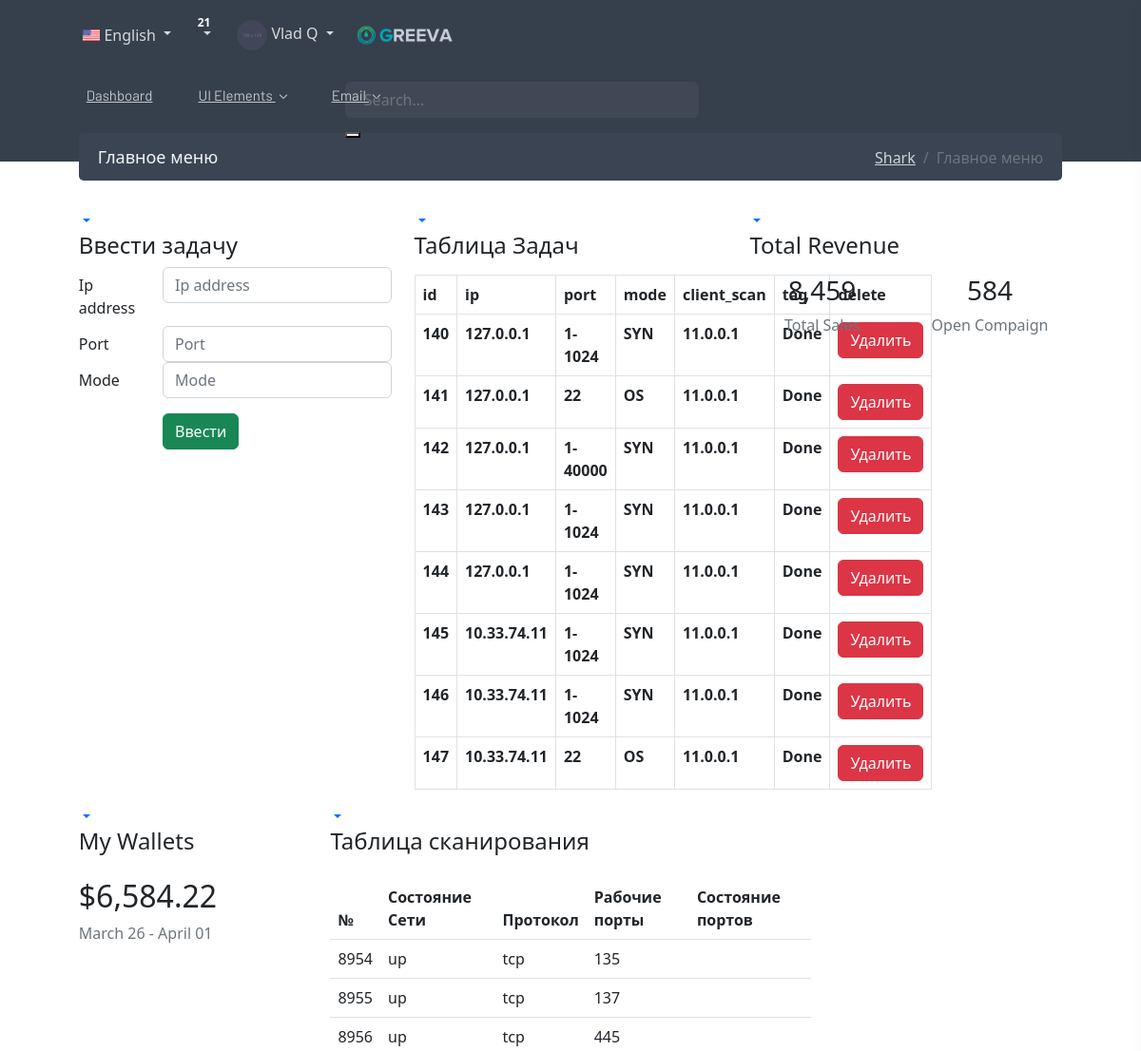
/index/ (signed in, upper part), run on an earlier commit of the app's database.
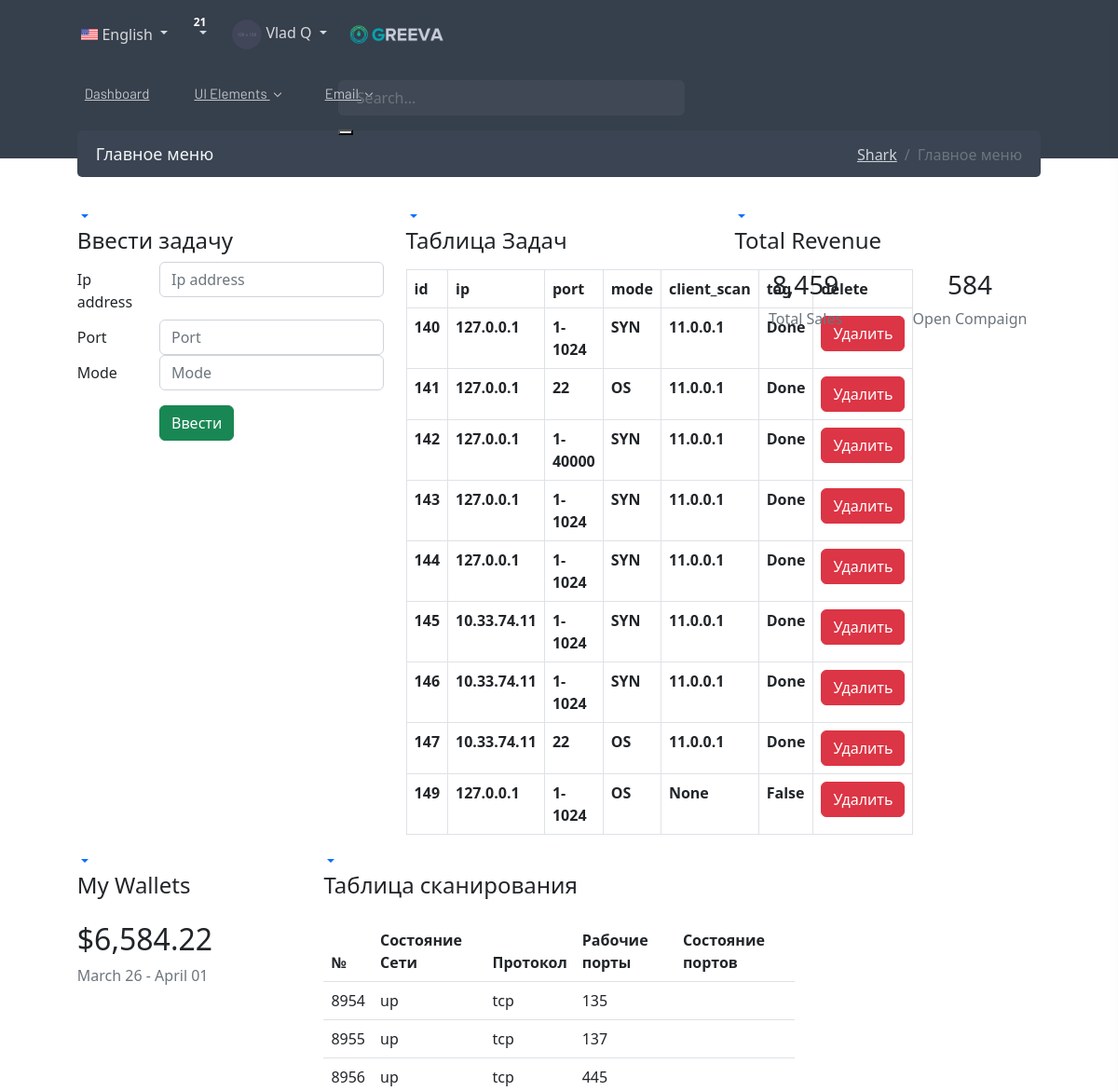
And on a later commit of the database.
### server/models.py (models this page shows)
class DataServer(models.Model):
    client = models.ForeignKey(ClientBD, on_delete=models.SET_NULL, null=True)
    tag = models.CharField(max_length=10, default=False)
    ip = models.CharField(max_length=20)
    port = models.CharField(max_length=20)
    mode = models.CharField(max_length=20)

class ClientBD(models.Model):
    ip_client = models.CharField(max_length=20)
    def __str__(self):
        return self.ip_client

class ScanInfo(models.Model):
    ip_status = models.CharField(max_length=20)
    protocols = models.CharField(max_length=20)
    open_ports = models.CharField(max_length=20)
    state = models.CharField(max_length=20)
    os_detection = models.CharField(max_length=20)
    vendor = models.CharField(max_length=20)
    os_family = models.CharField(max_length=20)
    osgen = models.CharField(max_length=20)

### server/views.py (the view, shortened to what this page needs)
# urls.py: path('index/', views.data, name = 'index'),
@login_required(redirect_field_name=None, login_url='/')
def data(request):
    query_results = ScanInfo.objects.all()
    data_serv = DataServer.objects.all()
    error = ''
    form = DataServerForm()
    tasks = {
        'form': form,
        'data_serv': data_serv,
        'error': error,
        'section': query_results,
    }
    return render(request, 'server/index.html', tasks)

### server/forms.py
class DataServerForm(ModelForm):
    class Meta:
        model = DataServer
        fields = ['ip', 'port', 'mode']
        widgets = {
            'ip': TextInput(attrs={
                'class': 'form-control',
                'placeholder': 'Ip address',
            }),
            'port': TextInput(attrs={
                'class': 'form-control',
                'placeholder': 'Port',
            }),
            'mode': TextInput(attrs={
                'class': 'form-control',
                'placeholder': 'Mode',
            })
        }

### server/templates/server/index.html (shortened to what this page needs)
{% load static %}
<!DOCTYPE html>
<html lang="en">
<head>
    <link href="{% static 'server/libs/jqvmap/jqvmap.min.css' %}" rel="stylesheet" />
    <link href="{% static 'server/libs/datatables/dataTables.bootstrap4.min.css' %}" rel="stylesheet" type="text/css" />
    <link href="{% static 'server/libs/datatables/responsive.bootstrap4.min.css' %}" rel="stylesheet" type="text/css" />
    <link href="{% static 'server/libs/datatables/buttons.bootstrap4.min.css' %}" rel="stylesheet" type="text/css" />
    <link href="{% static 'server/libs/datatables/select.bootstrap4.min.css' %}" rel="stylesheet" type="text/css" />
    <link href="{% static 'server/css/bootstrap.min.css' %}" rel="stylesheet" type="text/css" />
    <link href="{% static 'server/css/icons.min.css' %}" rel="stylesheet" type="text/css" />
    <link href="{% static 'server/css/app.min.css' %}" rel="stylesheet" type="text/css" />
</head>
<body>
    <header id="topnav">
        <div class="navbar-custom">
            <div class="container-fluid">
                <ul class="list-unstyled topnav-menu float-right mb-0">
                    <li class="dropdown d-none d-lg-block">
                        <a class="nav-link dropdown-toggle mr-0 waves-effect waves-light" data-toggle="dropdown"
                            href="#" role="button" aria-haspopup="false" aria-expanded="false">
                            <img src="{% static 'server/images/flags/us.jpg' %}" alt="user-image" class="mr-1"
                                height="12"> <span class="align-middle">English
                            </span>
                        </a>
                    </li>
                    <li class="dropdown notification-list">
                        <a class="nav-link dropdown-toggle waves-effect waves-light" data-toggle="dropdown" href="#"
                            role="button" aria-haspopup="false" aria-expanded="false">
                            <span class="badge badge-info noti-icon-badge">21</span>
                        </a>
                    </li>
                    <li class="dropdown notification-list">
                        <a class="nav-link dropdown-toggle nav-user mr-0 waves-effect waves-light"
                            data-toggle="dropdown" href="#" role="button" aria-haspopup="false" aria-expanded="false">
                            <img src="{% static 'server/images/users/avatar-4.jpg' %}" alt="user-image"
                                class="rounded-circle">
                            <span class="pro-user-name ml-1">
                                Vlad Q
                            </span>
                        </a>
                    </li>
                </ul>
                <ul class="list-unstyled menu-left mb-0">
                    <li class="float-left logo-box">
                        <a href="index.html" class="logo">
                            <span class="logo-lg">
                                <img src="{% static 'server/images/logo-light.png' %}" alt="" height="22">
                            </span>
                        </a>
                    </li>
                    <li class="app-search d-none d-md-block">
                        <form>
                            <input type="text" placeholder="Search..." class="form-control">
                            <button type="submit" class="sr-only"></button>
                        </form>
                    </li>
                </ul>
            </div>
        </div>
        <div class="topbar-menu">
            <div class="container-fluid">
                <div id="navigation">
                    <ul class="navigation-menu">
                        <li class="has-submenu">
                            <a href="index.html">
                                Dashboard
                            </a>
                        </li>
                        <li class="has-submenu">
                            <a href="#"> UI Elements <div class="arrow-down"></div>
                            </a>
                        </li>
                        <li class="has-submenu">
                            <a href="#">
                                Email <div class="arrow-down"></div></a>
                        </li>
                    </ul>
                    <div class="clearfix"></div>
                </div>
            </div>
        </div>
    </header>
    <div class="wrapper">
        <div class="container-fluid">
            <div class="page-title-box">
                <div class="page-title-right">
                    <ol class="breadcrumb m-0">
                        <li class="breadcrumb-item"><a href="javascript: void(0);">Shark</a></li>
                        <li class="breadcrumb-item active">Главное меню</li>
                    </ol>
                </div>
                <h4 class="page-title">Главное меню</h4>
            </div>
            <div class="row">
                <div class="col-xl-4">
                    <div class="card-box">
                        <div class="dropdown float-right">
                            <a href="#" class="dropdown-toggle arrow-none card-drop" data-toggle="dropdown"
                                aria-expanded="false">
                            </a>
                        </div>
                        <h4 class="header-title">Ввести задачу</h4>
                        <form class="form-horizontal" method="post" id="post-form">
                            <div id="result">
                                <div class="form-group row">
                                    <label class="col-sm-3 col-form-label">Ip address</label>
                                    <div class="col-sm-9">
                                        {{ form.ip }}
                                    </div>
                                </div>
                                <div class="form-group row">
                                    <label for="inputPassword3" class="col-sm-3 col-form-label">Port</label>
                                    <div class="col-sm-9">
                                        {{ form.port }}
                                    </div>
                                </div>
                                <div class="form-group row mb-3">
                                    <label class="col-sm-3 col-form-label">Mode</label>
                                    <div class="col-sm-9">
                                        {{ form.mode }}
                                    </div>
                                </div>
                            </div>
                            <div class="form-group mb-0 justify-content-end row">
                                <div class="col-sm-9">
                                    <button type="submit"
                                        class="btn btn-success waves-effect waves-light">Ввести</button>
                                </div>
                            </div>
                        </form>
                    </div>
                </div>
                <div class="col-xl-4">
                    <div class="card-box">
                        <div class="dropdown float-right">
                            <a href="#" class="dropdown-toggle arrow-none card-drop" data-toggle="dropdown"
                                aria-expanded="false">
                            </a>
                        </div>
                        <h4 class="header-title mb-3">Таблица Задач</h4>
                        <table class="table table-bordered dt-responsive nowrap" id="datatables">
                            <thead>
                                <tr>
                                    <th>id</th>
                                    <th>ip</th>
                                    <th>port</th>
                                    <th>mode</th>
                                    <th>client_scan</th>
                                    <th>tag</th>
                                    <th>delete</th>
                                </tr>
                            </thead>
                            <tbody>
                                {% for i in data_serv %}
                                <tr>
                                    <th>{{i.id}}</th>
                                    <th>{{i.ip}}</th>
                                    <th>{{i.port}}</th>
                                    <th>{{i.mode}}</th>
                                    <th>{{i.client}}</th>
                                    <th>{{i.tag}}</th>
                                    <th><a href="{% url 'delete' i.pk %}" class="btn btn-danger mx-auto">Удалить</a>
                                    </th>
                                </tr>
                                {% endfor %}
                            </tbody>
                        </table>
                    </div>
                </div>
                <div class="col-xl-4">
                    <div class="card-box">
                        <div class="dropdown float-right">
                            <a href="#" class="dropdown-toggle arrow-none card-drop" data-toggle="dropdown"
                                aria-expanded="false">
                            </a>
                        </div>
                        <h4 class="header-title mb-3">Total Revenue</h4>
                        <div class="row text-center">
                            <div class="col-6 mb-3">
                                <h3 class="font-weight-light">8,459</h3>
                                <p class="text-muted text-overflow">Total Sales</p>
                            </div>
                            <div class="col-6 mb-3">
                                <h3 class="font-weight-light">584</h3>
                                <p class="text-muted text-overflow">Open Compaign</p>
                            </div>
                        </div>
                        <div class="chartjs-chart conversion-chart">
                            <canvas id="conversion-chart"></canvas>
                        </div>
                    </div>
                </div>
            </div>
            <div class="row">
                <div class="col-xl-3">
                    <div class="card-box">
                        <div class="dropdown float-right">
                            <a href="#" class="dropdown-toggle arrow-none card-drop" data-toggle="dropdown"
                                aria-expanded="false">
                            </a>
                        </div>
                        <h4 class="header-title">My Wallets</h4>
                        <div class="my-4">
                            <h2 class="font-weight-normal mb-2">$6,584.22
                            </h2>
                            <p class="text-muted">March 26 - April 01</p>
                        </div>
                        <div class="mb-3 chartjs-chart dash-doughnut">
                            <canvas id="doughnut"></canvas>
                        </div>
                    </div>
                </div>
                <div class="col-xl-6">
                    <div class="card-box">
                        <div class="dropdown float-right">
                            <a href="#" class="dropdown-toggle arrow-none card-drop" data-toggle="dropdown"
                                aria-expanded="false">
                            </a>
                        </div>
                        <h4 class="header-title mb-4">Таблица сканирования</h4>
                        <div class="table-responsive">
                            <table class="table table-centered table-hover mb-0" id="selection-datatable">
                                <thead>
                                    <tr>
                                        <th class="border-top-0">№</th>
                                        <th class="border-top-0">Состояние Сети</th>
                                        <th class="border-top-0">Протокол</th>
                                        <th class="border-top-0">Рабочие порты</th>
                                        <th class="border-top-0">Состояние портов</th>
                                    </tr>
                                </thead>
                                <tbody>
                                    {% for i in section %}
                                    <tr>
                                        <td><span class="ml-2">{{i.id}}</span></td>
                                        <td><span class="ml-2">{{i.ip_status}}</span></td>
                                        <td><span class="ml-2">{{i.protocols}}</span></td>
                                        <td><span class="ml-2">{{i.open_ports}}</span></td>
                                        <td>
                                            <span
                                                class="badge badge-pill {% if i.state == 'open' %}badge-success{% elif i.state == 'filtered' %}badge-warning{% endif %}">
                                                {{i.state}}</span>
                                        </td>
                                    </tr>
                                    {% endfor %}
                                </tbody>
                            </table>
                        </div>
                    </div>
                </div>
                <div class="col-xl-3">
                    <div class="card-box gradient-danger bx-shadow-lg pb-0">
                        <h4 class="header-title text-white">Диаграма</h4>
                        <p class=" text-white">March 26 - April 01</p>
                        <div class="mb-3 mt-4">
                            <h2 class="font-weight-light  text-white">$3,558.48</h2>
                        </div>
                        <div class="pull-in">
                            <canvas id="lineChart" height="115"></canvas>
                        </div>
                    </div>
                </div>
            </div>
        </div>
    </div>
</body>
</html>

What changed in the data, as far as the page shows it:
added DataServer: id "149", ip "127.0.0.1", port "1-1024", mode "OS", client "None", tag "False"
